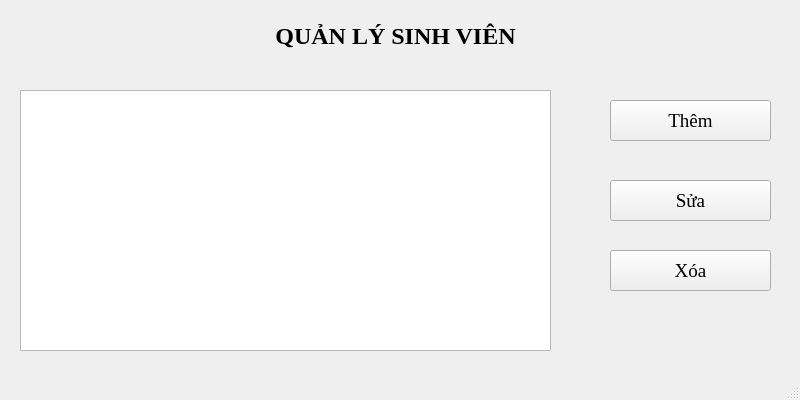
<?xml version="1.0" encoding="UTF-8"?>
<ui version="4.0">
 <class>MainWindow</class>
 <widget class="QMainWindow" name="MainWindow">
  <property name="geometry">
   <rect>
    <x>0</x>
    <y>0</y>
    <width>800</width>
    <height>400</height>
   </rect>
  </property>
  <property name="font">
   <font>
    <family>Times New Roman</family>
    <pointsize>14</pointsize>
   </font>
  </property>
  <property name="windowTitle">
   <string>MainWindow</string>
  </property>
  <widget class="QWidget" name="centralwidget">
   <widget class="QTableWidget" name="tableWidget">
    <property name="geometry">
     <rect>
      <x>20</x>
      <y>90</y>
      <width>531</width>
      <height>261</height>
     </rect>
    </property>
   </widget>
   <widget class="QPushButton" name="btn_them">
    <property name="geometry">
     <rect>
      <x>610</x>
      <y>100</y>
      <width>161</width>
      <height>41</height>
     </rect>
    </property>
    <property name="text">
     <string>Thêm</string>
    </property>
   </widget>
   <widget class="QPushButton" name="btn_sua">
    <property name="geometry">
     <rect>
      <x>610</x>
      <y>180</y>
      <width>161</width>
      <height>41</height>
     </rect>
    </property>
    <property name="text">
     <string>Sửa</string>
    </property>
   </widget>
   <widget class="QPushButton" name="btn_xoa">
    <property name="geometry">
     <rect>
      <x>610</x>
      <y>250</y>
      <width>161</width>
      <height>41</height>
     </rect>
    </property>
    <property name="text">
     <string>Xóa</string>
    </property>
   </widget>
   <widget class="QLabel" name="label">
    <property name="geometry">
     <rect>
      <x>10</x>
      <y>10</y>
      <width>771</width>
      <height>51</height>
     </rect>
    </property>
    <property name="font">
     <font>
      <pointsize>18</pointsize>
      <weight>75</weight>
      <bold>true</bold>
     </font>
    </property>
    <property name="text">
     <string>QUẢN LÝ SINH VIÊN</string>
    </property>
    <property name="alignment">
     <set>Qt::AlignCenter</set>
    </property>
   </widget>
  </widget>
  <widget class="QMenuBar" name="menubar">
   <property name="geometry">
    <rect>
     <x>0</x>
     <y>0</y>
     <width>800</width>
     <height>27</height>
    </rect>
   </property>
  </widget>
  <widget class="QStatusBar" name="statusbar"/>
 </widget>
 <resources/>
 <connections/>
</ui>
